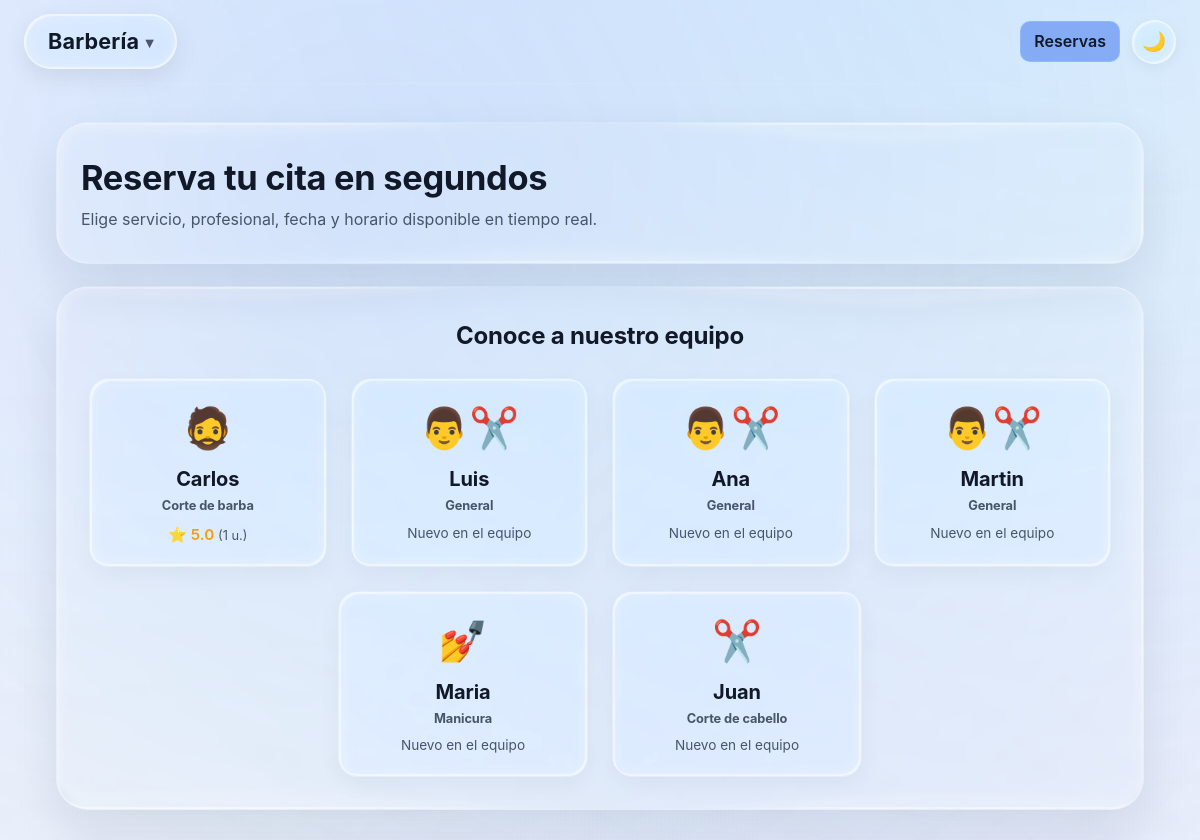
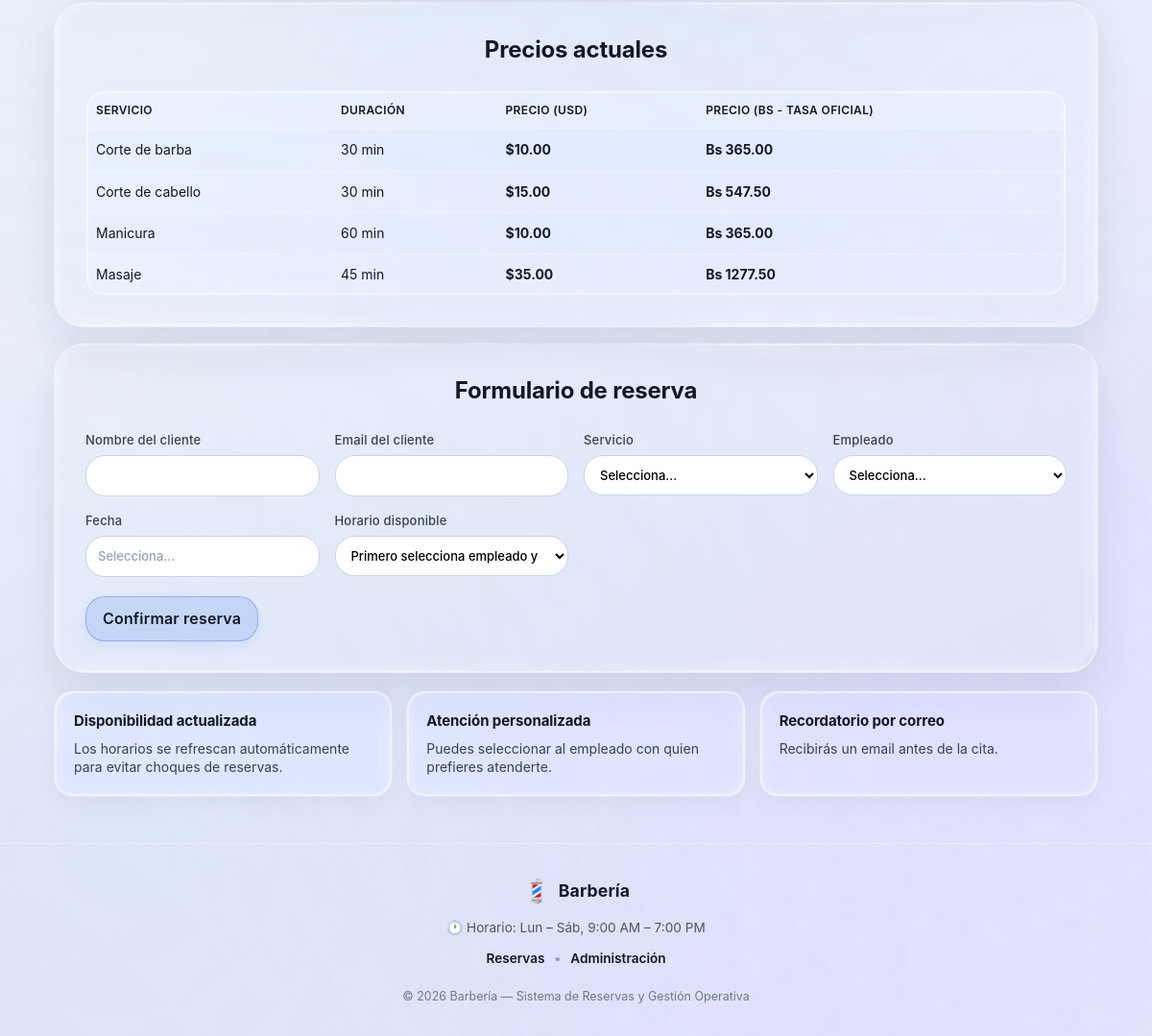
The page / on the database its author committed (2 pictures, top to bottom).
### base_datos.py (models this page shows)
class Employee(Base):
    __tablename__ = "employees"
    id: Mapped[int] = mapped_column(Integer, primary_key=True, autoincrement=True)
    name: Mapped[str] = mapped_column(String, nullable=False)
    email: Mapped[str] = mapped_column(String, nullable=True)
    work_area: Mapped[str] = mapped_column(String, nullable=False, default="General")
    appointments: Mapped[list["Appointment"]] = relationship(back_populates="employee")

class Service(Base):
    __tablename__ = "services"
    id: Mapped[int] = mapped_column(Integer, primary_key=True, autoincrement=True)
    name: Mapped[str] = mapped_column(String, unique=True, nullable=False)
    duration_minutes: Mapped[int] = mapped_column(Integer, nullable=False)
    price_usd: Mapped[float] = mapped_column(Float, nullable=False)
    appointments: Mapped[list["Appointment"]] = relationship(back_populates="service")

### app.py (the view)
@app.route("/")
def home():
    employees = get_employees()
    services = get_services()
    bcv_usd_rate = obtener_tasa_bcv_usd()
    price_board = [
        {
            "service_name": service.name,
            "duration": service.duration_minutes,
            "price_usd": float(service.price_usd),
            "price_bcv": round(float(service.price_usd) * bcv_usd_rate, 2),
        }
        for service in services
    ]
    employee_ratings = get_public_employee_ratings()
    return render_template(
        "inicio.html",
        employees=employees,
        services=[service.name for service in services],
        service_catalog={service.name: service.duration_minutes for service in services},
        bcv_usd_rate=bcv_usd_rate,
        price_board=price_board,
        employee_ratings=employee_ratings,
    )

### app.py (called while the page is built)
@app.context_processor
def inject_globals():
    now_local = get_local_now()
    return {"current_year": now_local.year}

### base_datos.py (called while the page is built)
@contextmanager
def get_session():
    session = SessionLocal()
    try:
        yield session
    finally:
        session.close()

def get_services():
    with get_session() as session:
        return session.execute(select(Service).order_by(Service.name.asc())).scalars().all()

def get_employees():
    with get_session() as session:
        employees = session.execute(select(Employee).order_by(Employee.name)).scalars().all()
        return employees

### configuracion.py (called while the page is built, shortened)
def get_local_now() -> datetime:
	try:
		return datetime.now(ZoneInfo(TIMEZONE)).replace(tzinfo=None)
	except Exception as e:
		print(f"[ERROR ZONA HORARIA] Falló ZoneInfo con {TIMEZONE}: {e}. Retornando hora del servidor UTC.")
		return datetime.now()

def obtener_tasa_bcv_usd() -> float:
	current_time = time.time()
	CACHE_TTL = 600  # 10 minutos de cache
	if current_time - _CACHE_TASA_BCV["timestamp"] < CACHE_TTL:
		return _CACHE_TASA_BCV["value"]

### templates/inicio.html (shortened to what this page needs)
{% extends 'base.html' %}
{% block content %}
<section class="hero">
    <h2>Reserva tu cita en segundos</h2>
    <p>Elige servicio, profesional, fecha y horario disponible en tiempo real.</p>
</section>
<section class="card" style="margin-bottom: 2rem;">
    <div class="section-heading compact">
        <h3>Conoce a nuestro equipo</h3>
    </div>
    <div class="team-grid" style="display: flex; flex-wrap: wrap; justify-content: center; gap: 1.5rem;">
        {% for emp in employee_ratings %}
        <article class="info-card employee-rating-clickable" data-employee-id="{{ emp.id }}"
            style="cursor: pointer; text-align: center; transition: transform 0.2s; min-width: 200px; max-width: 250px; flex: 1 1 200px;">
            <div style="font-size: 2.5rem; margin-bottom: 0.5rem;">
                {% if emp.work_area == 'Corte de barba' %}
                🧔
                {% elif emp.work_area == 'Corte de cabello' %}
                ✂️
                {% elif emp.work_area == 'Manicura' %}
                💅
                {% else %}
                👨‍✂️
                {% endif %}
            </div>
            <h4 style="margin: 0; font-size: 1.25rem;">{{ emp.name }} <small
                    style="font-size: 0.8rem; color: var(--text-soft); display: block; margin-top: 0.2rem;">{{ emp.work_area
                    }}</small></h4>
            {% if emp.total_ratings > 0 %}
            <div style="margin-top: 0.5rem; font-size: 0.95rem; font-weight: 600; color: #f59e0b;">
                ⭐ {{ '%.1f'|format(emp.average) }} <span style="font-size: 0.8rem; font-weight: 400; color: var(--text-soft);">({{ emp.total_ratings }} u.)</span>
            </div>
            {% else %}
            <div style="margin-top: 0.5rem; font-size: 0.85rem; color: var(--text-soft);">
                Nuevo en el equipo
            </div>
            {% endif %}
        </article>
        {% endfor %}
    </div>
</section>
<section class="card prices-card">
    <div class="section-heading compact">
        <h3>Precios actuales</h3>
    </div>
    <div class="table-wrapper">
        <table>
            <thead>
                <tr>
                    <th>Servicio</th>
                    <th>Duración</th>
                    <th>Precio (USD)</th>
                    <th>Precio (Bs - Tasa Oficial)</th>
                </tr>
            </thead>
            <tbody>
                {% for item in price_board %}
                <tr>
                    <td>{{ item.service_name }}</td>
                    <td>{{ item.duration }} min</td>
                    <td>${{ '%.2f'|format(item.price_usd) }}</td>
                    <td>Bs {{ '%.2f'|format(item.price_bcv) }}</td>
                </tr>
                {% endfor %}
            </tbody>
        </table>
    </div>
</section>
<section class="card">
    <div class="section-heading">
        <h3>Formulario de reserva</h3>
    </div>
    <form action="{{ url_for('book') }}" method="post" id="booking-form">
        <div class="form-grid">
            <label>
                Nombre del cliente
                <input type="text" name="client_name" maxlength="16"
                    pattern="[A-Za-zÀ-ɏ]+(?:[' \-][A-Za-zÀ-ɏ]+)*(?: [A-Za-zÀ-ɏ]+(?:[' \-][A-Za-zÀ-ɏ]+)*)?"
                    title="Usa solo letras, máximo un espacio y caracteres comunes como apóstrofo o guion." required>
            </label>
            <label>
                Email del cliente
                <input type="email" name="client_email" maxlength="28" required>
            </label>
            <label>
                Servicio
                <select name="service_name" id="service_name" required>
                    <option value="">Selecciona...</option>
                </select>
            </label>
            <label>
                Empleado
                <select name="employee_id" id="employee_id" required>
                    <option value="">Selecciona...</option>
                </select>
            </label>
            <label>
                Fecha
                <input type="text" name="date" id="date" placeholder="Selecciona..." required>
            </label>
            <label>
                Horario disponible
                <select name="time" id="time" required>
                    <option value="">Primero selecciona empleado y fecha</option>
                </select>
            </label>
        </div>
        <button type="button" id="preview-booking-btn">Confirmar reserva</button>
    </form>
</section>
<section class="info-grid">
    <article class="info-card">
        <h4>Disponibilidad actualizada</h4>
        <p>Los horarios se refrescan automáticamente para evitar choques de reservas.</p>
    </article>
    <article class="info-card">
        <h4>Atención personalizada</h4>
        <p>Puedes seleccionar al empleado con quien prefieres atenderte.</p>
    </article>
    <article class="info-card">
        <h4>Recordatorio por correo</h4>
        <p>Recibirás un email antes de la cita.</p>
    </article>
</section>
{% endblock %}

### templates/base.html (shortened to what this page needs)
<!DOCTYPE html>
<html lang="es">
<head>
    <link rel="stylesheet" href="https://cdn.jsdelivr.net/npm/flatpickr/dist/flatpickr.min.css">
    <link rel="stylesheet" href="{{ url_for('static', filename='css/styles.css') }}">
</head>
<body
    class="{% if request.path.startswith('/admin') %}page-admin{% elif request.path.startswith('/payment') %}page-payment{% else %}page-home{% endif %}">
    <div class="barber-doodles"></div>
    <header class="site-header">
        <div class="brand-block" style="position: relative; display: inline-block;">
            <button id="brand-menu-btn" class="glass-circle-btn"
                style="border: none; font-size: 1.35rem; font-weight: bold; padding: 12px 24px; display: flex; align-items: center; gap: 0.4rem;">Barbería
                <span style="font-size: 0.7em; margin-top:0.2em; opacity: 0.7;">▾</span></button>
        </div>
        <div class="header-actions">
            <nav>
                <a href="{{ url_for('home') }}"
                    class="nav-link {% if request.path == '/' %}active{% endif %}">Reservas</a>
            </nav>
            <button type="button" id="theme-toggle" class="theme-toggle" aria-label="Cambiar tema" title="Modo oscuro"
                style="font-size: 1.2rem; padding: 0; border: none;">🌙</button>
        </div>
    </header>
    <main class="container">
        {% block content %}{% endblock %}
    </main>
    <footer class="site-footer">
        <div class="footer-content">
            <div class="footer-brand">
                <span class="footer-logo">💈</span>
                <span class="footer-name">Barbería</span>
            </div>
            <div class="footer-info">
                <p>🕐 Horario: Lun – Sáb, 9:00 AM – 7:00 PM</p>
            </div>
            <div class="footer-links">
                <a href="{{ url_for('home') }}">Reservas</a>
                <span class="footer-divider">•</span>
                <a href="{{ url_for('admin_login') }}">Administración</a>
            </div>
            <p class="footer-copy">© {{ current_year }} Barbería — Sistema de Reservas y Gestión Operativa</p>
        </div>
    </footer>
</body>
</html>

### rows shown on the page
Employee: {{ emp.id }} 2 (drawn), name "Carlos", work_area "Corte de barba", average "5.0", total_ratings "1"
Employee: name "Luis", work_area "General", shows "Nuevo en el equipo"
Employee: name "Ana", work_area "General", shows "Nuevo en el equipo"
Employee: name "Martin", work_area "General", shows "Nuevo en el equipo"
Employee: name "Maria", work_area "Manicura", shows "Nuevo en el equipo"
Employee: name "Juan", work_area "Corte de cabello", shows "Nuevo en el equipo"
Service: service_name "Corte de barba", duration "30", price_usd "10.00", price_bcv "365.00"
Service: service_name "Corte de cabello", duration "30", price_usd "15.00", price_bcv "547.50"
Service: service_name "Manicura", duration "60", price_usd "10.00", price_bcv "365.00"
Service: service_name "Masaje", duration "45", price_usd "35.00", price_bcv "1277.50"

### other values the page prints
{{ current_year }} "2026"
